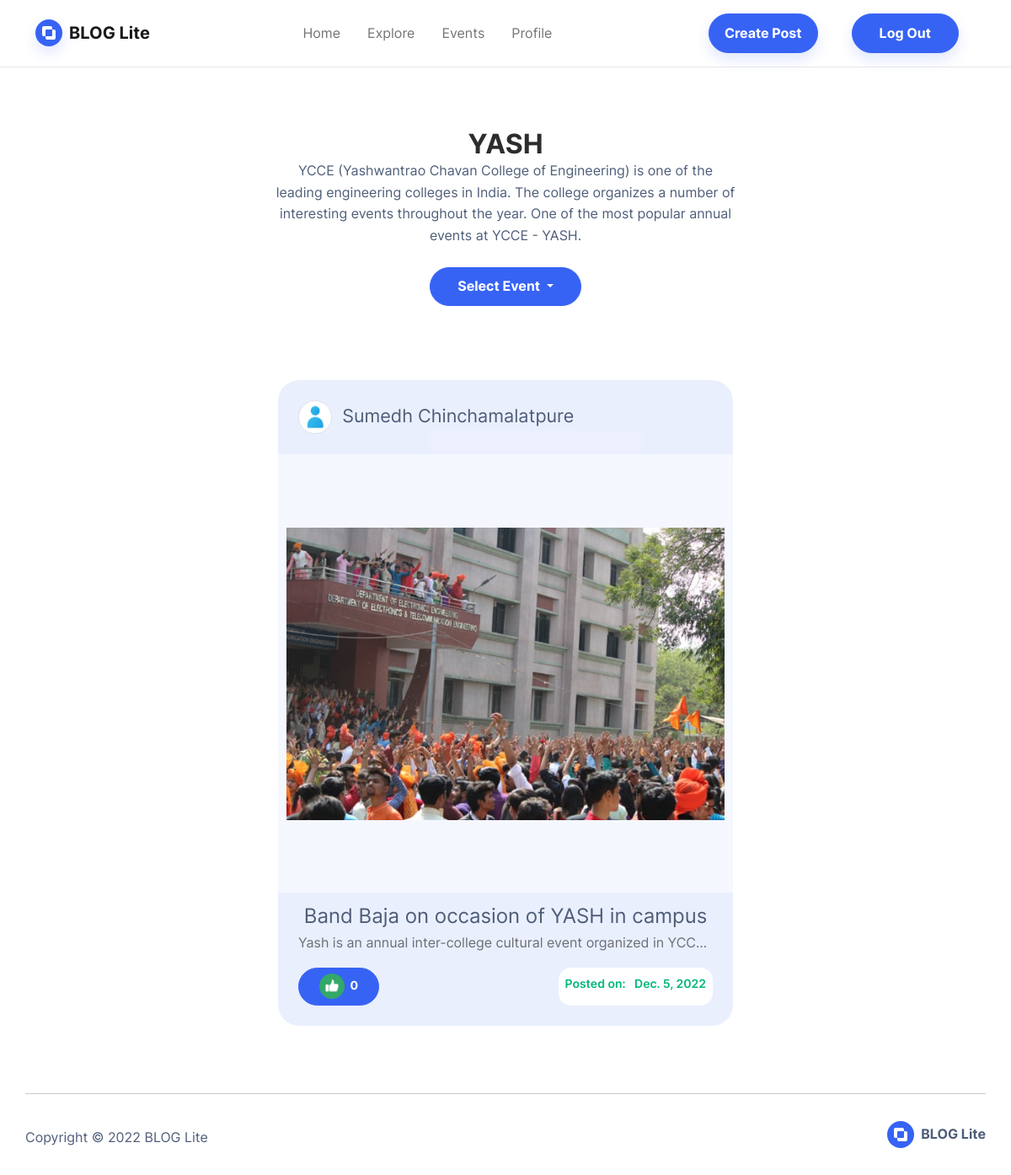
The app's page /events/yash (signed in) with its own data.
### core/models.py (models this page shows, shortened)
class Post(models.Model):
    id = models.UUIDField(primary_key=True, default=uuid.uuid4)
    user = models.CharField(max_length=30)
    image = models.ImageField(upload_to="post_images" ,default='defualt.jpg')
    title = models.CharField(max_length=200)
    description = models.TextField(max_length=1000)
    created_at = models.DateTimeField(default=datetime.now)
    likes = models.IntegerField(default=0)
    post_event = models.CharField(max_length=40, default="other")
    class Meta:
        ordering = ['created_at']

class Profile(models.Model):
    user = models.ForeignKey(User, on_delete=models.CASCADE)
    userid = models.IntegerField()
    bio = models.TextField(default="",blank=True, max_length=300, null=True)
    profile_picture = models.ImageField(upload_to="profile_images", default="default.jpg")

### core/views.py (the view)
# urls.py: path('events/<str:pk>', views.events, name='events'),
@login_required(login_url='login')
def events(request, pk):
    post_base = None
    if pk == 'all':
        post_base = Post.objects.all()
    else:
        post_base = Post.objects.filter(post_event=pk)
    posts = []
    for post in post_base:
        user_model = User.objects.get(username=post.user)
        profile = Profile.objects.get(user=user_model)
        posts.append({'post':post, 'profile': profile})
    posts = posts[::-1]
    event = getHeader(pk)
    return render(request, 'events.html', {'posts': posts, 'event' : event })

### templates/events.html (shortened to what this page needs)
{% extends 'basic.html' %}
{% block body %}
{% load static %}
<section class="py-5">
    <div class="container py-5 my-xl-0 py-xl-2">
        <div class="row mb-5 py-xl-2 my-xl-2">
            {% if event.name == 'All' %}
            <div class="col-md-8 col-xl-6 text-center mx-auto">
                <h2 class="fw-bold py-xl-0 my-xl-0">
                    Search through events<br />
                </h2>
                <p class="text-muted pb-xl-0 mb-xl-0">
                    It has become a platform for people to share information and
                    stay up-to-date on events happening around them.
                </p>
            </div>
            {% else %}
            <div class="col-md-8 col-xl-6 text-center mx-auto">
                <h2 class="fw-bold py-xl-0 my-xl-0">
                    {{ event.name }}<br />
                </h2>
                <p class="text-muted pb-xl-0 mb-xl-0">
                    {{ event.intro }}
                </p>
            </div>
            {% endif %}
        </div>
    </div>
    <div align="center" class="container">
        <div class="dropdown">
            <button
                class="btn btn-primary dropdown-toggle"
                type="button"
                id="dropdownMenuButton"
                data-toggle="dropdown"
                aria-haspopup="true"
                aria-expanded="false"
            >
                Select Event
            </button>
        </div>
    </div>
</section>
<div style="padding-top: 20px; padding-bottom: 20px">
    {% for i in posts%}
    <div
        style="
            width: 900px;
            margin-inline: auto;
            padding-top: 20px;
            padding-bottom: 20px;
        "
    >
        <div
            class="container pt-4 py-xl-4"
            style="
                background: rgba(55, 99, 244, 0.1);
                border-radius: 25px;
                padding-left: 24px;
                padding-right: 24px;
                padding-top: 24px;
                width: 60%;
                padding-bottom: 8px;
            "
        >
            <a
                style="
                    width: 100%;
                    font-size: 1.35rem;
                    font-weight: 400;
                    cursor: pointer;
                "
                href="{% url 'profile' i.post.user %}"
            >
                <img
                    class="border rounded-circle"
                    src="{{ i.profile.profile_picture.url }}"
                    alt="image here"
                    style="
                        text-align: center;
                        width: 40px;
                        height: 40px;
                        object-fit: cover;
                        border-radius: 10px;
                    "
                />&nbsp;
                {% if i.profile.user.first_name %}
                {{ i.profile.user.first_name }}
                {% else %}
                {{ i.profile.user }}
                {% endif %}
            </a>
            <a href="{% url 'post' i.post.id %}">
                <div
                    class="d-flex justify-content-center align-items-center img-wrapper"
                    style="
                        margin: 1.5rem -1.5rem;
                        background: rgba(255, 255, 255, 0.5);
                        -webkit-backdrop-filter: blur(100px);
                        backdrop-filter: blur(5px);
                    "
                >
                    <img
                        class="img-fluid d-xxl-flex justify-content-xxl-center align-items-xxl-center inner-img"
                        src="{{ i.post.image.url }}"
                        style="
                            text-align: center;
                            border-radius: 10px;
                            border-style: none;
                            width: 520px;
                            height: 520px;
                            object-fit: contain;
                            margin: 0 0;
                        "
                    />
                </div>
                <h4
                    style="
                        margin-bottom: 0px;
                        margin-top: -10px;
                        text-align: center;
                        white-space: nowrap;
                        text-overflow: ellipsis;
                        overflow: hidden;
                    "
                >
                    {{ i.post.title }}
                </h4>
                <p
                    style="
                        padding-bottom: 0px;
                        text-align: center;
                        margin-top: 4px;
                        margin-bottom: 0px;
                        color: rgba(24, 24, 24, 0.6);
                        white-space: nowrap;
                        text-overflow: ellipsis;
                        overflow: hidden;
                    "
                >
                    {{ i.post.description }}
                </p>
            </a>
            <div
                style="
                    margin-bottom: 0px;
                    margin-top: 16px;
                    display: flex;
                    justify-content: space-between;
                "
            >
                <a href="{% url 'like' i.post.id %}">
                    <button
                        type="submit"
                        align="center"
                        class="btn btn-primary btn-sm"
                        height="30px"
                    >
                        <img
                            src="{% static 'assets/img/like.png' %}"
                            style="height: 30px; aspect-ratio: 1"
                        />&nbsp;<span style="color: rgb(255, 255, 255)">
                            {{ i.post.likes }}
                        </span>
                    </button>
                </a>
                <div
                    class="p-2"
                    style="
                        align-items: center;
                        border-radius: 15px;
                        padding-top: 2px;
                        font-size: 14px;
                        font-weight: 600;
                        background: rgb(255, 255, 255);
                        color: rgb(0, 183, 121);
                    "
                >
                    Posted on: &nbsp
                    <span>{{ i.post.created_at|date }} </span>
                </div>
            </div>
        </div>
    </div>
    {% endfor %}
</div>
{% endblock %}

### templates/basic.html (style rules this page uses)
.img-wrapper { overflow: hidden; }
.inner-img { transition: 0.3s; }
.img-wrapper { display: inline-block; box-sizing: border-box; }

### records on screen
Post: name "YASH", profile.profile_picture (placeholder picture), profile.user.first_name "Sumedh Chinchamalatpure", post.image (picture), post "Band Baja on occasion of YASH in campus", post.description "Yash is an annual inter-college cultural event organized in YCC…", post.likes "0", post.created_at "Dec. 5, 2022"
